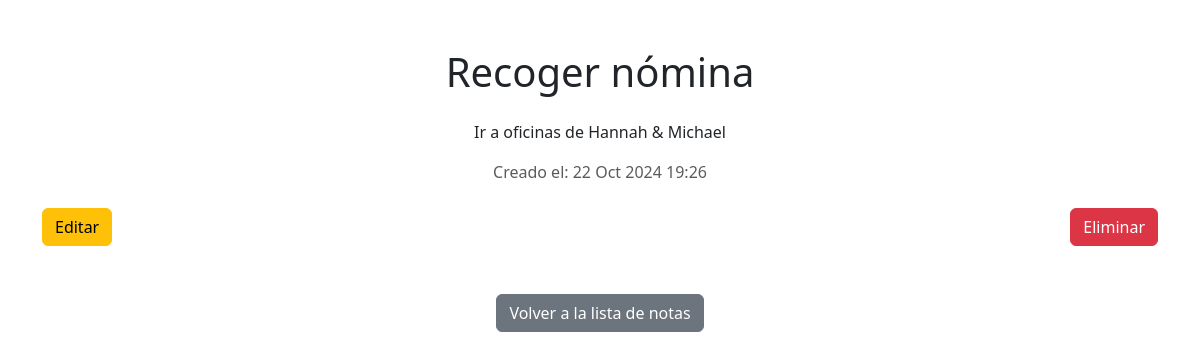
Page /notes_HernandezVivas/20/ on the committed database.
### notes_HernandezVivas/models.py (models this page shows, shortened)
class Note(models.Model):
    user = models.ForeignKey(User, on_delete=models.CASCADE, related_name='notes')
    title = models.CharField(max_length=200)
    content = models.TextField()
    creation_date = models.DateTimeField(auto_now_add=True)

### notes_HernandezVivas/views.py (the view)
# urls.py: path('<int:pk>/', DetailNotaView.as_view(), name='detail'),
class DetailNotaView(DetailView):
    template_name = 'notes/note_detail_HernandezVivas.html'
    model = Note

### templates/notes/note_detail_HernandezVivas.html (shortened to what this page needs)
<!DOCTYPE html>
<html lang="en">
<head>
    <link href="https://cdn.jsdelivr.net/npm/bootstrap@5.3.0-alpha3/dist/css/bootstrap.min.css" rel="stylesheet">
</head>
<body>
    <div class="container my-5">
        <h1 class="text-center">{{ object.title }}</h1>
        <p class="mt-4 text-center">{{ object.content }}</p>
        <p class="text-muted text-center">Creado el: {{ object.creation_date|date:"d M Y H:i" }}</p>
        <div class="d-flex justify-content-between mt-4">
            <a href="{% url 'edit' object.id %}" class="btn btn-warning">Editar</a>
            <a href="{% url 'delete' object.id %}" class="btn btn-danger">Eliminar</a>
        </div>
        <div class="text-center mt-5">
            <a href="{% url 'home' %}" class="btn btn-secondary">Volver a la lista de notas</a>
        </div>
    </div>
</body>
</html>

### rows in the picture
Note: title "Recoger nómina", content "Ir a oficinas de Hannah & Michael", creation_date "22 Oct 2024 19:26"
